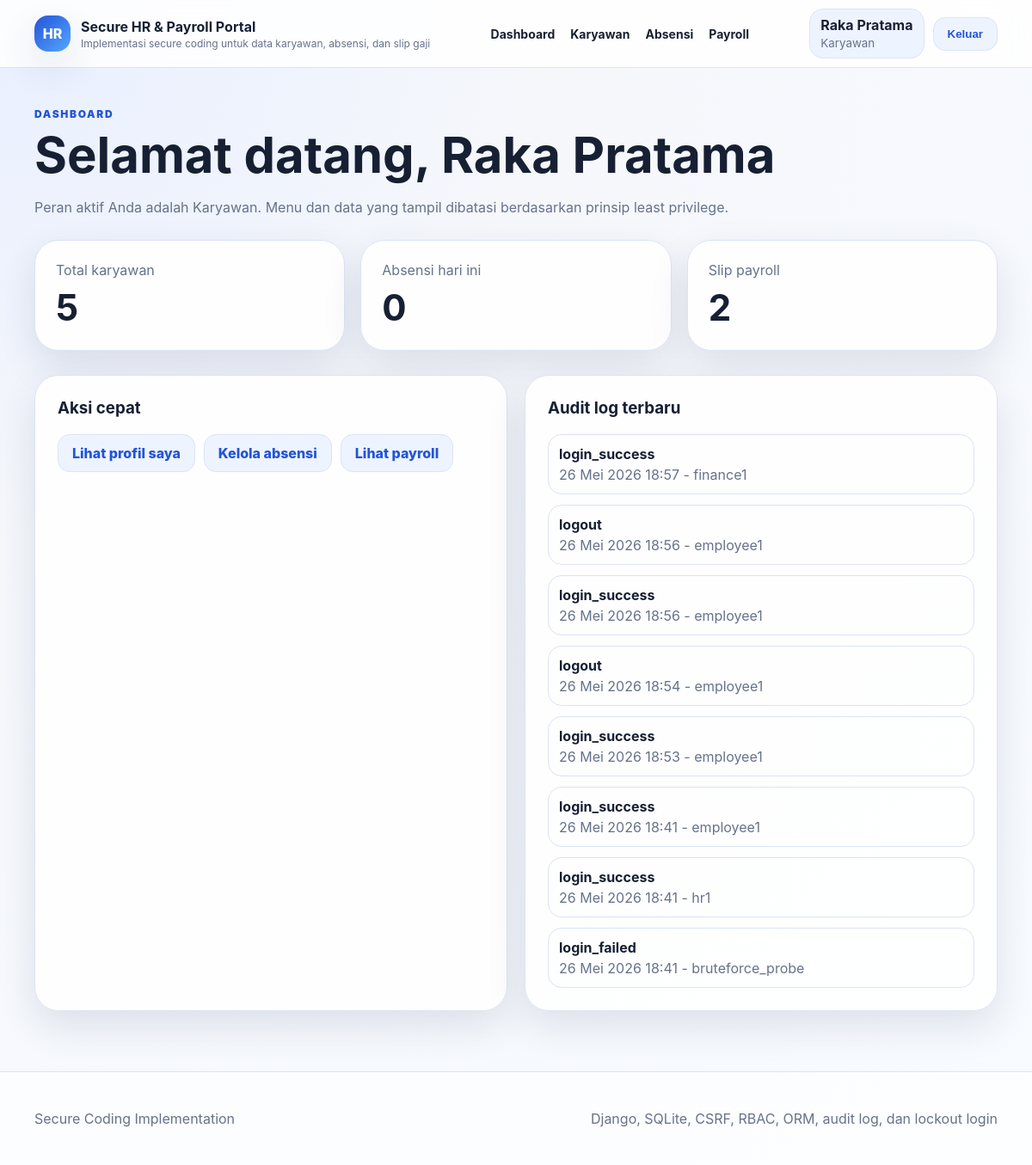
Page /dashboard/ (signed in) on the committed database.
### accounts/models.py (models this page shows, shortened)
class User(AbstractUser):
    ROLE_EMPLOYEE = "employee"
    ROLE_MANAGER = "manager"
    ROLE_HR = "hr"
    ROLE_FINANCE = "finance"
    ROLE_ADMIN = "admin"
    ROLE_CHOICES = [
        (ROLE_EMPLOYEE, "Karyawan"),
        (ROLE_MANAGER, "Manajer Karyawan"),
        (ROLE_HR, "SDM/HR"),
        (ROLE_FINANCE, "Finance"),
        (ROLE_ADMIN, "Admin Sistem"),
    ]
    role = models.CharField(max_length=20, choices=ROLE_CHOICES, default=ROLE_EMPLOYEE)
    display_name = models.CharField(max_length=150, blank=True)
    @property
    def role_label(self) -> str:
        return dict(self.ROLE_CHOICES).get(self.role, self.role)

### core/models.py (models this page shows, shortened)
class AuditLog(models.Model):
    actor = models.ForeignKey(settings.AUTH_USER_MODEL, on_delete=models.SET_NULL, null=True, blank=True, related_name="audit_logs")
    action = models.CharField(max_length=120)
    target = models.CharField(max_length=120, blank=True)
    detail = models.TextField()
    ip_address = models.GenericIPAddressField(blank=True, null=True)
    user_agent = models.CharField(max_length=255, blank=True)
    created_at = models.DateTimeField(auto_now_add=True)
    class Meta:
        ordering = ["-created_at"]

### core/views.py (the view)
# urls.py: path("dashboard/", views.dashboard, name="dashboard"),
@login_required
def dashboard(request):
    profile = getattr(request.user, "employee_profile", None)
    context = {
        "employee_count": EmployeeProfile.objects.count(),
        "attendance_count": Attendance.objects.filter(attendance_date=timezone.localdate()).count(),
        "payroll_count": Payroll.objects.count(),
        "recent_logs": AuditLog.objects.select_related("actor")[:8],
        "profile": profile,
    }
    return render(request, "core/dashboard.html", context)

### core/context_processors.py (called while the page is built)
def site_context(request):
    return {
        "site_name": "Secure HR & Payroll Portal",
        "site_tagline": "Implementasi secure coding untuk data karyawan, absensi, dan slip gaji",
    }

### templates/core/dashboard.html (shortened to what this page needs)
{% extends "base.html" %}
{% block content %}
<section class="section-heading">
  <span class="eyebrow">Dashboard</span>
  <h1>Selamat datang, {{ request.user.display_name|default:request.user.username }}</h1>
  <p>Peran aktif Anda adalah {{ request.user.role_label }}. Menu dan data yang tampil dibatasi berdasarkan prinsip least privilege.</p>
</section>
<section class="metric-grid">
  <article class="metric"><span>Total karyawan</span><strong>{{ employee_count }}</strong></article>
  <article class="metric"><span>Absensi hari ini</span><strong>{{ attendance_count }}</strong></article>
  <article class="metric"><span>Slip payroll</span><strong>{{ payroll_count }}</strong></article>
</section>
<section class="card-grid two">
  <article class="card">
    <h3>Aksi cepat</h3>
    <div class="button-stack">
      {% if profile %}<a class="btn btn-soft" href="{% url 'my_profile' %}">Lihat profil saya</a>{% endif %}
      <a class="btn btn-soft" href="{% url 'attendance_list' %}">Kelola absensi</a>
      <a class="btn btn-soft" href="{% url 'payroll_list' %}">Lihat payroll</a>
    </div>
  </article>
  <article class="card">
    <h3>Audit log terbaru</h3>
    <ul class="compact-list">
      {% for log in recent_logs %}
        <li><strong>{{ log.action }}</strong><span>{{ log.created_at|date:"d M Y H:i" }} - {{ log.target }}</span></li>
      {% empty %}
        <li>Belum ada log.</li>
      {% endfor %}
    </ul>
  </article>
</section>
{% endblock %}

### templates/base.html (shortened to what this page needs)
{% load static %}
<!DOCTYPE html>
<html lang="id">
<head>
  <link rel="stylesheet" href="{% static 'css/styles.css' %}">
</head>
<body>
  <header class="site-header">
    <div class="container header-inner">
      {% if request.user.is_authenticated %}
      <a class="brand" href="{% url 'dashboard' %}">
      {% else %}
      <a class="brand" href="{% url 'home' %}">
      {% endif %}
        <span class="brand-mark">HR</span>
        <span>
          <strong>{{ site_name }}</strong>
          <small>{{ site_tagline }}</small>
        </span>
      </a>
      <nav class="main-nav">
        {% if request.user.is_authenticated %}
          <a href="{% url 'dashboard' %}">Dashboard</a>
          <a href="{% url 'employee_list' %}">Karyawan</a>
          <a href="{% url 'attendance_list' %}">Absensi</a>
          <a href="{% url 'payroll_list' %}">Payroll</a>
        {% endif %}
      </nav>
      <div class="header-actions">
        {% if request.user.is_authenticated %}
          <div class="user-chip">
            <span>{{ request.user.display_name|default:request.user.username }}</span>
            <small>{{ request.user.role_label }}</small>
          </div>
          <form method="post" action="{% url 'logout' %}">
            <button class="btn btn-soft" type="submit">Keluar</button>
          </form>
        {% else %}
          <a class="btn btn-primary" href="{% url 'login' %}">Masuk</a>
        {% endif %}
      </div>
    </div>
  </header>
  <main class="container page-shell">
    {% block content %}{% endblock %}
  </main>
  <footer class="site-footer">
    <div class="container footer-grid">
      <p>Secure Coding Implementation</p>
      <p>Django, SQLite, CSRF, RBAC, ORM, audit log, dan lockout login</p>
    </div>
  </footer>
</body>
</html>

### static/css/styles.css (style rules this page uses)
:root { --bg: #f5f7fb; --surface: #ffffff; --surface-soft: #eef4ff; --primary: #2354d8; --primary-dark: #173d9f; --text: #172033; --muted: #66728a; --line: #dce3f2; --success: #14815f; --danger: #c13f3f; --shadow: 0 18px 45px rgba(30, 49, 90, 0.12); }
* { box-sizing: border-box; }
body { margin: 0; font-family: Inter, Segoe UI, Arial, sans-serif; color: var(--text); background: radial-gradient(circle at top left, #e8efff 0, #f5f7fb 34%, #f8fbff 100%); }
a { color: var(--primary); text-decoration: none; }
.container { width: min(1120px, calc(100% - 40px)); margin: 0 auto; }
.site-header { position: sticky; top: 0; z-index: 20; background: rgba(255, 255, 255, 0.86); backdrop-filter: blur(16px); border-bottom: 1px solid var(--line); }
.header-inner { display: flex; align-items: center; justify-content: space-between; min-height: 78px; gap: 22px; }
.brand { display: flex; align-items: center; gap: 12px; color: var(--text); }
.brand-mark { width: 42px; height: 42px; border-radius: 16px; display: grid; place-items: center; color: #fff; font-weight: 800; background: linear-gradient(135deg, var(--primary), #55a7ff); box-shadow: var(--shadow); }
.brand small { display: block; color: var(--muted); font-size: 12px; margin-top: 2px; }
.main-nav { display: flex; gap: 18px; align-items: center; flex-wrap: wrap; }
.main-nav a { color: var(--text); font-weight: 700; font-size: 14px; }
.header-actions { display: flex; align-items: center; gap: 10px; }
.user-chip { background: var(--surface-soft); border: 1px solid var(--line); border-radius: 16px; padding: 8px 12px; }
.user-chip span { display: block; font-weight: 700; }
.user-chip small { color: var(--muted); }
.btn { border: 0; border-radius: 14px; padding: 11px 16px; font-weight: 800; cursor: pointer; display: inline-flex; align-items: center; justify-content: center; }
.btn-soft { background: var(--surface-soft); color: var(--primary); border: 1px solid var(--line); }
.page-shell { padding: 42px 0 70px; }
.hero-copy, .security-card, .card, .metric, .table-card, .form-shell, .error-panel { background: rgba(255, 255, 255, 0.92); border: 1px solid var(--line); border-radius: 28px; box-shadow: var(--shadow); }
.hero-copy h1, .section-heading h1 { font-size: clamp(32px, 5vw, 58px); line-height: 1.02; margin: 10px 0 18px; }
.hero-copy p, .section-heading p { color: var(--muted); line-height: 1.7; }
.eyebrow { color: var(--primary); text-transform: uppercase; letter-spacing: 0.14em; font-size: 12px; font-weight: 900; }
.card-grid { display: grid; gap: 20px; margin-top: 28px; }
.card-grid.two { grid-template-columns: repeat(2, minmax(0, 1fr)); }
.card { padding: 26px; }
.card h3 { margin-top: 0; }
.section-heading { margin-bottom: 24px; }
.metric-grid { display: grid; grid-template-columns: repeat(3, minmax(0, 1fr)); gap: 18px; margin-bottom: 26px; }
.metric { padding: 24px; }
.metric span { color: var(--muted); }
.metric strong { display: block; font-size: 42px; margin-top: 8px; }
.button-stack { display: flex; flex-wrap: wrap; gap: 10px; }
.compact-list { list-style: none; padding: 0; margin: 0; display: grid; gap: 12px; }
.compact-list li { padding: 12px; border: 1px solid var(--line); border-radius: 16px; }
.compact-list span { display: block; color: var(--muted); margin-top: 4px; }
.site-footer { border-top: 1px solid var(--line); padding: 28px 0; color: var(--muted); background: rgba(255, 255, 255, 0.7); }
.footer-grid { display: flex; justify-content: space-between; gap: 20px; flex-wrap: wrap; }

### rows in the picture
User: user.display_name "Raka Pratama", user.role_label "Karyawan"
AuditLog: action "login_success", created_at "26 Mei 2026 18:57", target "finance1"
AuditLog: action "logout", created_at "26 Mei 2026 18:56", target "employee1"
AuditLog: action "login_success", created_at "26 Mei 2026 18:56", target "employee1"
AuditLog: action "logout", created_at "26 Mei 2026 18:54", target "employee1"
AuditLog: action "login_success", created_at "26 Mei 2026 18:53", target "employee1"
AuditLog: action "login_success", created_at "26 Mei 2026 18:41", target "employee1"
AuditLog: action "login_success", created_at "26 Mei 2026 18:41", target "hr1"
AuditLog: action "login_failed", created_at "26 Mei 2026 18:41", target "bruteforce_probe"

### other values in the picture
{{ site_name }} "Secure HR & Payroll Portal"
{{ site_tagline }} "Implementasi secure coding untuk data karyawan, absensi, dan slip gaji"
{{ employee_count }} "5"
{{ attendance_count }} "0"
{{ payroll_count }} "2"
